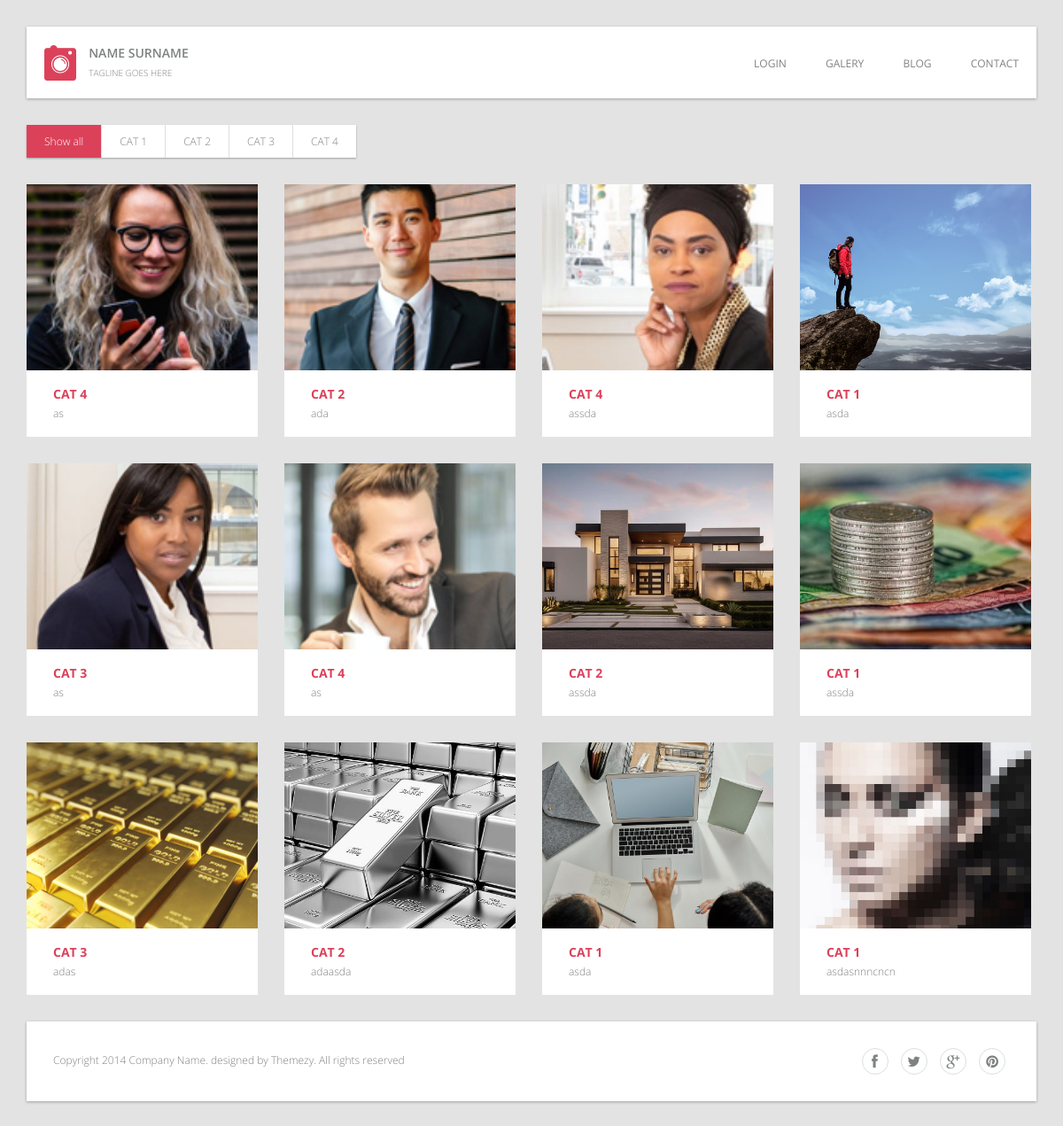
Page /gallery/ on the committed database.
### blog_app/models.py (models this page shows, shortened)
class Category(models.Model):
    name = models.CharField(max_length=100, unique=True)
    slug = models.CharField(max_length=120, unique=True, blank=True)

class Gallery(models.Model):
    image = models.ImageField(upload_to="gallery_image/img")
    name = models.CharField(max_length=100)
    author = models.ForeignKey(CustomUser, on_delete=models.CASCADE, related_name='gallery_author')
    description = models.CharField(max_length=255, blank=True)
    category = models.ForeignKey(Category, on_delete=models.CASCADE, null=True, related_name='gallery_category')
    created_at = models.DateTimeField(auto_now_add=True)

### blog_app/views.py (the view)
# urls.py: path('gallery/', views.gallery_view, name="gallery"),
def gallery_view(request):
    pictures = Gallery.objects.all()
    categories = Category.objects.all()
    context = {
        "pictures": pictures,
        "categories": categories,
    }
    return render(request, 'gallery.html', context)

### templates/gallery.html (shortened to what this page needs)
{% extends 'base.html' %}
{% load static %}
{% block content %}
<main class="main-content">
					<div class="filter-links filterable-nav">
						<a href="#" class="current wow fadeInRight" data-filter="*">Show all</a>
						{% for category in categories %}
						<a href="#" class="wow fadeInRight" data-wow-delay=".2s" data-filter=".{{ category.name|slugify }}">{{category.name}}</a>
						{% endfor %}
					</div>
					<div class="filterable-items">
						{% for picture in pictures %}
						<div class="gallery-item filterable-item {{ picture.category.name|slugify }}">
							<a href="{{picture.image.url}}">
								<figure class="featured-image">
									<img src="{{ picture.image.url }}" alt="">
									<figcaption>
										<h3>{{picture.category.name}}</h3>
										<small>{{picture.description}}</small>
									</figcaption>
								</figure>
							</a>
						</div>
						{% endfor %}
					</div>
				</main>
{% endblock %}

### static/style.css (style rules this page uses)
article, aside, details, figcaption, figure, footer, header, hgroup, nav, section, summary { display: block; }
html { background: #fff; color: #000; -webkit-text-size-adjust: 100%; -ms-text-size-adjust: 100%; }
html, button, input, select, textarea { font-family: sans-serif; }
body { margin: 0; }
a { background: transparent; }
h3 { font-size: 1.17em; margin: 1em 0; }
small { font-size: 80%; }
img { border: 0; }
figure { margin: 0; }
*, *:before, *:after { box-sizing: border-box; }
body { font-family: "Open Sans", sans-serif; font-size: 16px; font-weight: 300; line-height: normal; background: #e3e3e3; color: #7e8182; }
a { text-decoration: none; }
.filterable-nav { *zoom: 1; margin-bottom: 30px; box-shadow: 0 1px 2px rgba(0, 0, 0, 0.3); float: left; }
.filterable-nav:after { content: " "; clear: both; display: block; overflow: hidden; height: 0; }
.filterable-nav a { font-size: 12px; font-size: 0.75 rem; color: #7e8182; background: white; border-right: 1px solid #dddede; display: block; float: left; padding: 10px 20px; transition: 0.3s ease; }
.filterable-nav a:last-child { border-right: none; }
.filterable-nav a.current, .filterable-nav a:hover { background-color: #dc415a; color: white; }
.filterable-items { clear: both; margin: 0 -15px; transition: 0.3s ease; }
.gallery-item { padding: 0 15px; width: 24.9%; margin-bottom: 30px; }
.gallery-item figure { background: white; }
.gallery-item figure img { max-width: 100%; display: block; width: 100%; height: 210px; object-fit: cover; }
.gallery-item figure figcaption { padding: 20px 30px; line-height: 1; }
.gallery-item figure h3 { font-size: 14px; font-size: 0.875 rem; margin: 0 0 5px; color: #dc415a; }
.gallery-item figure small { font-size: 12px; font-size: 0.75 rem; color: #7e8182; }
.gallery-item a { color: #7e8182; }

### rows in the picture
Category: name "CAT 1"
Category: name "CAT 2"
Category: name "CAT 3"
Category: name "CAT 4"
Gallery: image (picture), category.name "CAT 4", description "as"
Gallery: image (picture), category.name "CAT 2", description "ada"
Gallery: image (picture), category.name "CAT 4", description "assda"
Gallery: image (picture), category.name "CAT 1", description "asda"
Gallery: image (picture), category.name "CAT 3", description "as"
Gallery: image (picture), category.name "CAT 4", description "as"
Gallery: image (picture), category.name "CAT 2", description "assda"
Gallery: image (picture), category.name "CAT 1", description "assda"
Gallery: image (picture), category.name "CAT 3", description "adas"
Gallery: image (picture), category.name "CAT 2", description "adaasda"
Gallery: image (picture), category.name "CAT 1", description "asda"
Gallery: image (picture), category.name "CAT 1", description "asdasnnncncn"
